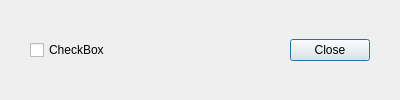
<?xml version="1.0" encoding="UTF-8"?>
<ui version="4.0">
 <class>Dialog</class>
 <widget class="QDialog" name="Dialog">
  <property name="geometry">
   <rect>
    <x>0</x>
    <y>0</y>
    <width>400</width>
    <height>100</height>
   </rect>
  </property>
  <property name="windowTitle">
   <string>Dialog</string>
  </property>
  <widget class="QDialogButtonBox" name="buttonBox">
   <property name="geometry">
    <rect>
     <x>290</x>
     <y>20</y>
     <width>80</width>
     <height>60</height>
    </rect>
   </property>
   <property name="orientation">
    <enum>Qt::Vertical</enum>
   </property>
   <property name="standardButtons">
    <set>QDialogButtonBox::Close</set>
   </property>
   <property name="centerButtons">
    <bool>true</bool>
   </property>
  </widget>
  <widget class="QCheckBox" name="checkBox_1">
   <property name="geometry">
    <rect>
     <x>30</x>
     <y>40</y>
     <width>230</width>
     <height>20</height>
    </rect>
   </property>
   <property name="text">
    <string>CheckBox</string>
   </property>
  </widget>
 </widget>
 <resources/>
 <connections>
  <connection>
   <sender>buttonBox</sender>
   <signal>accepted()</signal>
   <receiver>Dialog</receiver>
   <slot>accept()</slot>
   <hints>
    <hint type="sourcelabel">
     <x>248</x>
     <y>254</y>
    </hint>
    <hint type="destinationlabel">
     <x>157</x>
     <y>274</y>
    </hint>
   </hints>
  </connection>
  <connection>
   <sender>buttonBox</sender>
   <signal>rejected()</signal>
   <receiver>Dialog</receiver>
   <slot>reject()</slot>
   <hints>
    <hint type="sourcelabel">
     <x>316</x>
     <y>260</y>
    </hint>
    <hint type="destinationlabel">
     <x>286</x>
     <y>274</y>
    </hint>
   </hints>
  </connection>
 </connections>
</ui>
